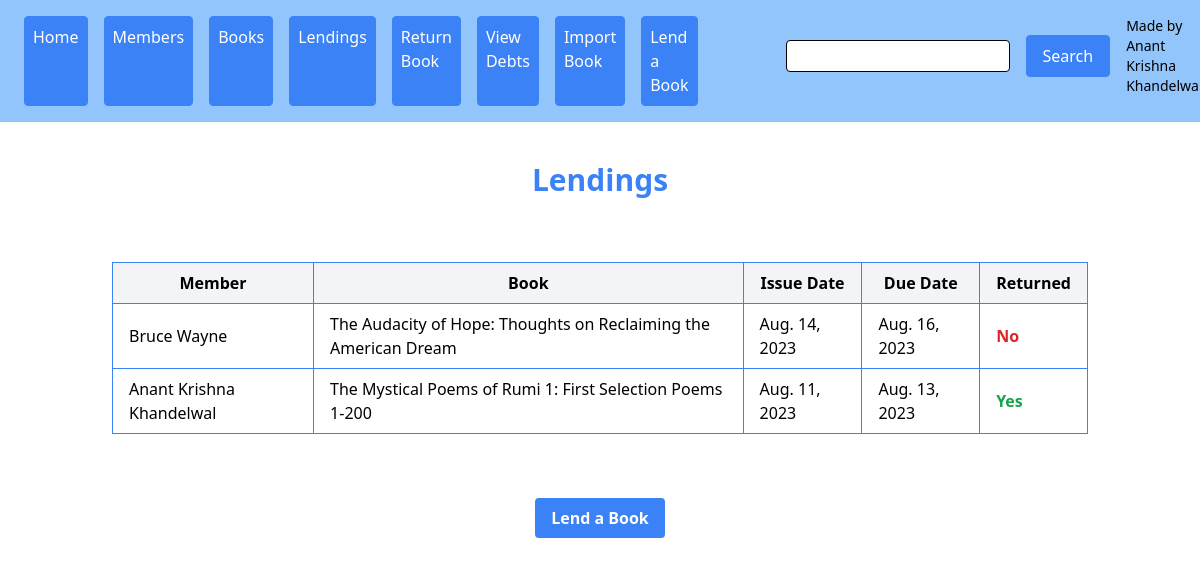
The app's page /lendings/ with its own data.
### library/models.py (models this page shows, shortened)
class Lended(models.Model):
    member = models.ForeignKey(Member, on_delete=models.CASCADE)
    book = models.ForeignKey(Book, on_delete=models.CASCADE)
    issue_date = models.DateField()
    due_date = models.DateField()
    returned = models.BooleanField(default=False)

class Member(models.Model):
    name=models.CharField(max_length=30)
    number=models.CharField(max_length=13)
    debt = models.DecimalField(decimal_places=2, max_digits=8, default=0)
    aadhar_number = models.CharField(max_length=12)

class Book(models.Model):
    title = models.CharField(max_length=100)
    author = models.CharField(max_length=100)
    isbn = models.CharField(max_length=10)
    isbn13 = models.CharField(max_length=13)
    publisher = models.CharField(max_length=30)
    num_pages = models.CharField(max_length=40)
    per_day_charge = models.DecimalField(decimal_places=2,max_digits=6,default=5)
    qty = models.PositiveIntegerField()

### library/views.py (the view)
# urls.py: path('lendings/', lendings, name='lendings'),
def lendings(request):
    lendings = Lended.objects.all()
    return render(request, 'lendings.html', {'lendings': lendings})

### template/lendings.html
{% extends 'base.html' %}
{% block body %}
<div class="container mx-auto p-6">
    <h1 class="text-3xl font-semibold mb-6">Lendings</h1>
    <div class="overflow-x-auto">
        <table class="min-w-full border rounded-lg">
            <thead class="bg-gray-100">
                <tr>
                    <th class="px-4 py-2">Member</th>
                    <th class="px-4 py-2">Book</th>
                    <th class="px-4 py-2">Issue Date</th>
                    <th class="px-4 py-2">Due Date</th>
                    <th class="px-4 py-2">Returned</th>
                </tr>
            </thead>
            <tbody>
                {% for lending in lendings reversed %}
                <tr class="border-t">
                    <td class="px-4 py-2">{{ lending.member.name }}</td>
                    <td class="px-4 py-2">{{ lending.book.title }}</td>
                    <td class="px-4 py-2">{{ lending.issue_date }}</td>
                    <td class="px-4 py-2">{{ lending.due_date }}</td>
                    <td class="px-4 py-2">
                        {% if lending.returned %}
                            <span class="text-green-600 font-semibold">Yes</span>
                        {% else %}
                            <span class="text-red-600 font-semibold">No</span>
                        {% endif %}
                    </td>
                </tr>
                {% endfor %}
            </tbody>
        </table>
    </div>
    <div class="text-center mt-6">
        <a href="{% url 'lend_book' %}">
            <button class="bg-blue-500 hover:bg-blue-600 text-white font-semibold px-4 py-2 rounded">
                Lend a Book
            </button>
        </a>
    </div>
</div>
{% endblock %}

### records on screen
Lended: member.name "Bruce Wayne", book "The Audacity of Hope: Thoughts on Reclaiming the American Dream", issue_date "Aug. 14, 2023", due_date "Aug. 16, 2023", returned "No"
Lended: member.name "Anant Krishna Khandelwal", book "The Mystical Poems of Rumi 1: First Selection Poems 1-200", issue_date "Aug. 11, 2023", due_date "Aug. 13, 2023", returned "Yes"
